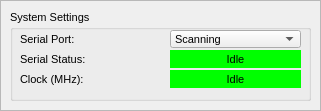
   <widget class="QFrame" name="system_frame">
    <property name="geometry">
     <rect>
      <x>370</x>
      <y>10</y>
      <width>321</width>
      <height>111</height>
     </rect>
    </property>
    <property name="sizePolicy">
     <sizepolicy hsizetype="Fixed" vsizetype="Fixed">
      <horstretch>0</horstretch>
      <verstretch>0</verstretch>
     </sizepolicy>
    </property>
    <property name="font">
     <font>
      <pointsize>8</pointsize>
     </font>
    </property>
    <property name="frameShape">
     <enum>QFrame::Shape::StyledPanel</enum>
    </property>
    <property name="frameShadow">
     <enum>QFrame::Shadow::Sunken</enum>
    </property>
    <widget class="QGroupBox" name="system_groupBox">
     <property name="geometry">
      <rect>
       <x>10</x>
       <y>10</y>
       <width>301</width>
       <height>91</height>
      </rect>
     </property>
     <property name="font">
      <font>
       <pointsize>8</pointsize>
      </font>
     </property>
     <property name="title">
      <string>System Settings</string>
     </property>
     <widget class="QLabel" name="serial_port_title_label">
      <property name="geometry">
       <rect>
        <x>10</x>
        <y>20</y>
        <width>80</width>
        <height>18</height>
       </rect>
      </property>
      <property name="sizePolicy">
       <sizepolicy hsizetype="Expanding" vsizetype="Expanding">
        <horstretch>0</horstretch>
        <verstretch>0</verstretch>
       </sizepolicy>
      </property>
      <property name="font">
       <font>
        <pointsize>8</pointsize>
       </font>
      </property>
      <property name="text">
       <string>Serial Port:</string>
      </property>
     </widget>
     <widget class="QComboBox" name="serial_port_comboBox">
      <property name="enabled">
       <bool>true</bool>
      </property>
      <property name="geometry">
       <rect>
        <x>160</x>
        <y>20</y>
        <width>131</width>
        <height>18</height>
       </rect>
      </property>
      <property name="font">
       <font>
        <pointsize>8</pointsize>
        <bold>false</bold>
       </font>
      </property>
      <property name="layoutDirection">
       <enum>Qt::LayoutDirection::LeftToRight</enum>
      </property>
      <property name="currentText">
       <string notr="true">Scanning</string>
      </property>
      <property name="currentIndex">
       <number>0</number>
      </property>
      <item>
       <property name="text">
        <string>Scanning</string>
       </property>
      </item>
      <item>
       <property name="text">
        <string>Refresh</string>
       </property>
      </item>
     </widget>
     <widget class="QLabel" name="serial_status_label">
      <property name="geometry">
       <rect>
        <x>10</x>
        <y>40</y>
        <width>80</width>
        <height>18</height>
       </rect>
      </property>
      <property name="sizePolicy">
       <sizepolicy hsizetype="Expanding" vsizetype="Expanding">
        <horstretch>0</horstretch>
        <verstretch>0</verstretch>
       </sizepolicy>
      </property>
      <property name="font">
       <font>
        <pointsize>8</pointsize>
       </font>
      </property>
      <property name="text">
       <string>Serial Status:</string>
      </property>
     </widget>
     <widget class="QLabel" name="serial_status_title_label">
      <property name="geometry">
       <rect>
        <x>160</x>
        <y>40</y>
        <width>131</width>
        <height>18</height>
       </rect>
      </property>
      <property name="sizePolicy">
       <sizepolicy hsizetype="Expanding" vsizetype="Expanding">
        <horstretch>0</horstretch>
        <verstretch>0</verstretch>
       </sizepolicy>
      </property>
      <property name="font">
       <font>
        <pointsize>8</pointsize>
       </font>
      </property>
      <property name="styleSheet">
       <string notr="true">background-color: rgb(0, 255, 0);</string>
      </property>
      <property name="text">
       <string>Idle</string>
      </property>
      <property name="alignment">
       <set>Qt::AlignmentFlag::AlignCenter</set>
      </property>
     </widget>
     <widget class="QLabel" name="clk_title_label">
      <property name="geometry">
       <rect>
        <x>10</x>
        <y>60</y>
        <width>71</width>
        <height>18</height>
       </rect>
      </property>
      <property name="sizePolicy">
       <sizepolicy hsizetype="Expanding" vsizetype="Expanding">
        <horstretch>0</horstretch>
        <verstretch>0</verstretch>
       </sizepolicy>
      </property>
      <property name="font">
       <font>
        <pointsize>8</pointsize>
        <bold>false</bold>
       </font>
      </property>
      <property name="text">
       <string>Clock (MHz):</string>
      </property>
     </widget>
     <widget class="QLabel" name="clk_status_title_label">
      <property name="geometry">
       <rect>
        <x>160</x>
        <y>60</y>
        <width>131</width>
        <height>18</height>
       </rect>
      </property>
      <property name="sizePolicy">
       <sizepolicy hsizetype="Expanding" vsizetype="Expanding">
        <horstretch>0</horstretch>
        <verstretch>0</verstretch>
       </sizepolicy>
      </property>
      <property name="font">
       <font>
        <pointsize>8</pointsize>
       </font>
      </property>
      <property name="styleSheet">
       <string notr="true">background-color: rgb(0, 255, 0);</string>
      </property>
      <property name="text">
       <string>Idle</string>
      </property>
      <property name="alignment">
       <set>Qt::AlignmentFlag::AlignCenter</set>
      </property>
     </widget>
    </widget>
   </widget>
